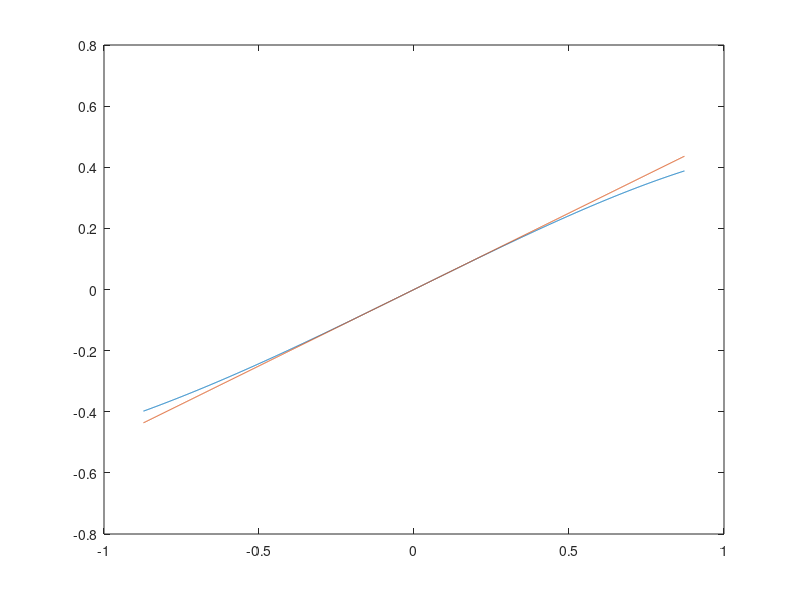

The MATLAB source for this figure:
%% This script measures the error produced by using F2 instead of the accurate gimbal angle F1.

clear;
clc;

b=70; % Linking bar length
R1=10; % Servo arm radius
R2=20; % Gimbal arm radius

Max_Servo_Angle=50;

a=[(-Max_Servo_Angle/180)*pi:0.001:(Max_Servo_Angle/180)*pi];

F1=asin( (R1*sin(a)-b+sqrt(b^2-(R1*(1-cos(a))).^2))/R2 ); % Accurate calculation
F2=(R1/R2)*a; % Approximation

plot(a,F1);
hold on;
plot(a,F2);

a=(Max_Servo_Angle/180)*pi;
F1=asin( (R1*sin(a)-b+sqrt(b^2-(R1*(1-cos(a))).^2))/R2 );
F2=(R1/R2)*a;

disp('Max error in degrees:');
disp(abs(F1-F2)/pi*180);